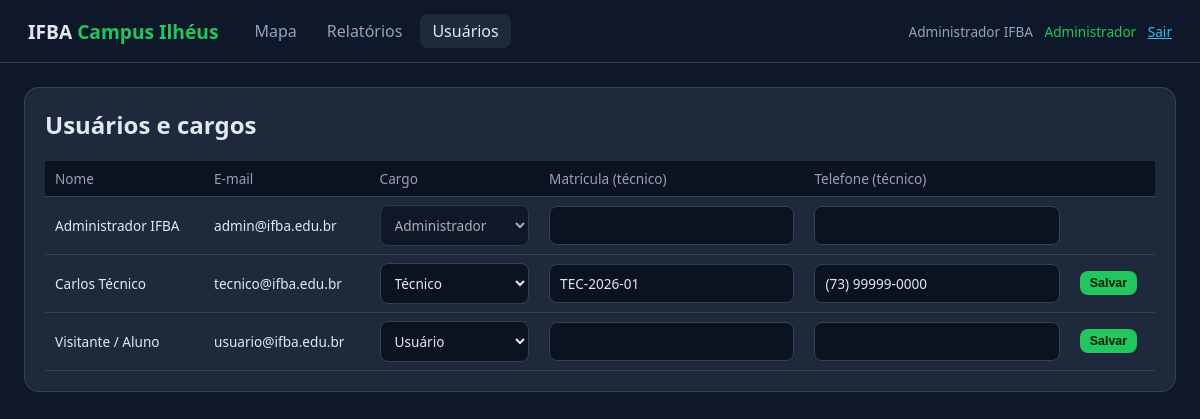
The page /usuarios.php (signed in) on the database its author committed.
### tables this page shows
CREATE TABLE usuario (
  codigo_usuario INT PRIMARY KEY AUTO_INCREMENT,
  nome VARCHAR(100) NOT NULL,
  email VARCHAR(100) NOT NULL UNIQUE,
  senha VARCHAR(255) NOT NULL,
  situacao VARCHAR(30) DEFAULT 'Ativo'
);

CREATE TABLE tecnico (
  codigo_usuario INT PRIMARY KEY,
  matricula VARCHAR(30) NOT NULL,
  telefone VARCHAR(20),
  FOREIGN KEY (codigo_usuario) REFERENCES usuario(codigo_usuario) ON DELETE CASCADE
);

### usuarios.php (the view, shortened to what this page needs)
<?php
require 'auth.php';
$u = exigir_cargo(['Administrador']);
$lista = $conexao->query("SELECT u.codigo_usuario, u.nome, u.email, t.matricula, t.telefone,
    CASE WHEN a.codigo_usuario IS NOT NULL THEN 'Administrador' WHEN t.codigo_usuario IS NOT NULL THEN 'Técnico' ELSE 'Usuário' END cargo
    FROM usuario u LEFT JOIN adm a USING(codigo_usuario) LEFT JOIN tecnico t USING(codigo_usuario) ORDER BY u.nome")->fetch_all(MYSQLI_ASSOC);
?>
<!DOCTYPE html><html lang="pt-BR"><head><meta charset="UTF-8"><meta name="viewport" content="width=device-width, initial-scale=1.0">
<title>Usuários · IFBA Ilhéus</title><link rel="stylesheet" href="style.css"></head>
<body>
<?= navbar($u, 'usuarios.php') ?>
<div class="wrap"><div id="msg"></div>
<div class="card"><h2 style="margin-top:0">Usuários e cargos</h2>
<table>
  <tr><th>Nome</th><th>E-mail</th><th>Cargo</th><th>Matrícula (técnico)</th><th>Telefone (técnico)</th><th></th></tr>
  <?php foreach ($lista as $l): $eu = $l['codigo_usuario'] == $u['id']; ?>
  <tr data-id="<?= $l['codigo_usuario'] ?>">
    <td><?= h($l['nome']) ?></td><td><?= h($l['email']) ?></td>
    <td><select name="cargo" <?= $eu ? 'disabled' : '' ?>>
      <?php foreach (['Usuário','Técnico','Administrador'] as $c): ?><option <?= $c === $l['cargo'] ? 'selected' : '' ?>><?= $c ?></option><?php endforeach; ?>
    </select></td>
    <td><input name="matricula" value="<?= h($l['matricula']) ?>"></td>
    <td><input name="telefone" value="<?= h($l['telefone']) ?>"></td>
    <td><?php if (!$eu): ?><button class="btn sm">Salvar</button><?php endif; ?></td>
  </tr>
  <?php endforeach; ?>
</table></div></div>
</body></html>

### auth.php (shortened to what this page needs)
<?php
function h($v) { return htmlspecialchars((string)$v, ENT_QUOTES, 'UTF-8'); }
function usuario_logado(): ?array { return $_SESSION['usuario'] ?? null; }
function exigir_login(): array {
    $u = usuario_logado();
    return $u;
}
function exigir_cargo(array $cargos): array {
    $u = exigir_login();
    return $u;
}
function navbar(array $u, string $ativo): string {
    $links = ['index.php' => 'Mapa', 'relatorios.php' => 'Relatórios'];
    if ($u['cargo'] === 'Administrador') $links['usuarios.php'] = 'Usuários';
    $html = '<header class="top"><h1>IFBA <span>Campus Ilhéus</span></h1><nav>';
    foreach ($links as $href => $txt) $html .= '<a href="'.$href.'"'.($ativo === $href ? ' class="on"' : '').'>'.$txt.'</a>';
    return $html.'</nav><div class="me">'.h($u['nome']).' <em>'.h($u['cargo']).'</em> <a href="logout.php">Sair</a></div></header>';
}

### style.css (style rules this page uses)
:root { --bg:#0f172a; --card:#1e293b; --line:#334155; --txt:#e2e8f0; --mut:#94a3b8; --acc:#22c55e; --ac:#38bdf8; --err:#ef4444; }
* { box-sizing:border-box; }
body { margin:0; font-family:system-ui,Segoe UI,Roboto,sans-serif; background:var(--bg); color:var(--txt); }
a { color:var(--ac); }
header.top { padding:14px 28px; border-bottom:1px solid var(--line); display:flex; gap:24px; align-items:center; }
header.top h1 { margin:0; font-size:1.2rem; }
header.top h1 span { color:var(--acc); }
header.top nav { display:flex; gap:6px; flex:1; }
header.top nav a { color:var(--mut); text-decoration:none; padding:6px 12px; border-radius:8px; }
header.top nav a.on, header.top nav a:hover { background:var(--card); color:var(--txt); }
header.top .me { color:var(--mut); font-size:.85rem; }
header.top .me em { color:var(--acc); font-style:normal; margin:0 8px; }
.wrap { padding:24px; max-width:1200px; margin:auto; }
.card { background:var(--card); border:1px solid var(--line); border-radius:14px; padding:20px; margin-bottom:20px; }
table { width:100%; border-collapse:collapse; font-size:.85rem; }
th, td { padding:8px 10px; border-bottom:1px solid var(--line); text-align:left; }
th { color:var(--mut); font-weight:500; background:#0b1220; }
input, select, textarea { width:100%; background:#0b1220; color:var(--txt); border:1px solid var(--line); border-radius:8px; padding:9px 10px; font:inherit; }
.btn { background:var(--acc); color:#04210f; border:0; border-radius:8px; padding:9px 16px; font-weight:600; cursor:pointer; }
.btn.sm { padding:5px 10px; font-size:.78rem; }

### rows shown on the page
usuario: nome "Administrador IFBA", email "admin@ifba.edu.br", cargo "Administrador"
tecnico: codigo_usuario.nome "Carlos Técnico", codigo_usuario.email "tecnico@ifba.edu.br", cargo "Técnico", matricula "TEC-2026-01", telefone "(73) 99999-0000", shows "Salvar"
usuario: nome "Visitante / Aluno", email "usuario@ifba.edu.br", cargo "Usuário", shows "Salvar"

### other values the page prints
$txt "Mapa"
$txt "Relatórios"
$txt "Usuários"
$u['cargo'] "Administrador"
